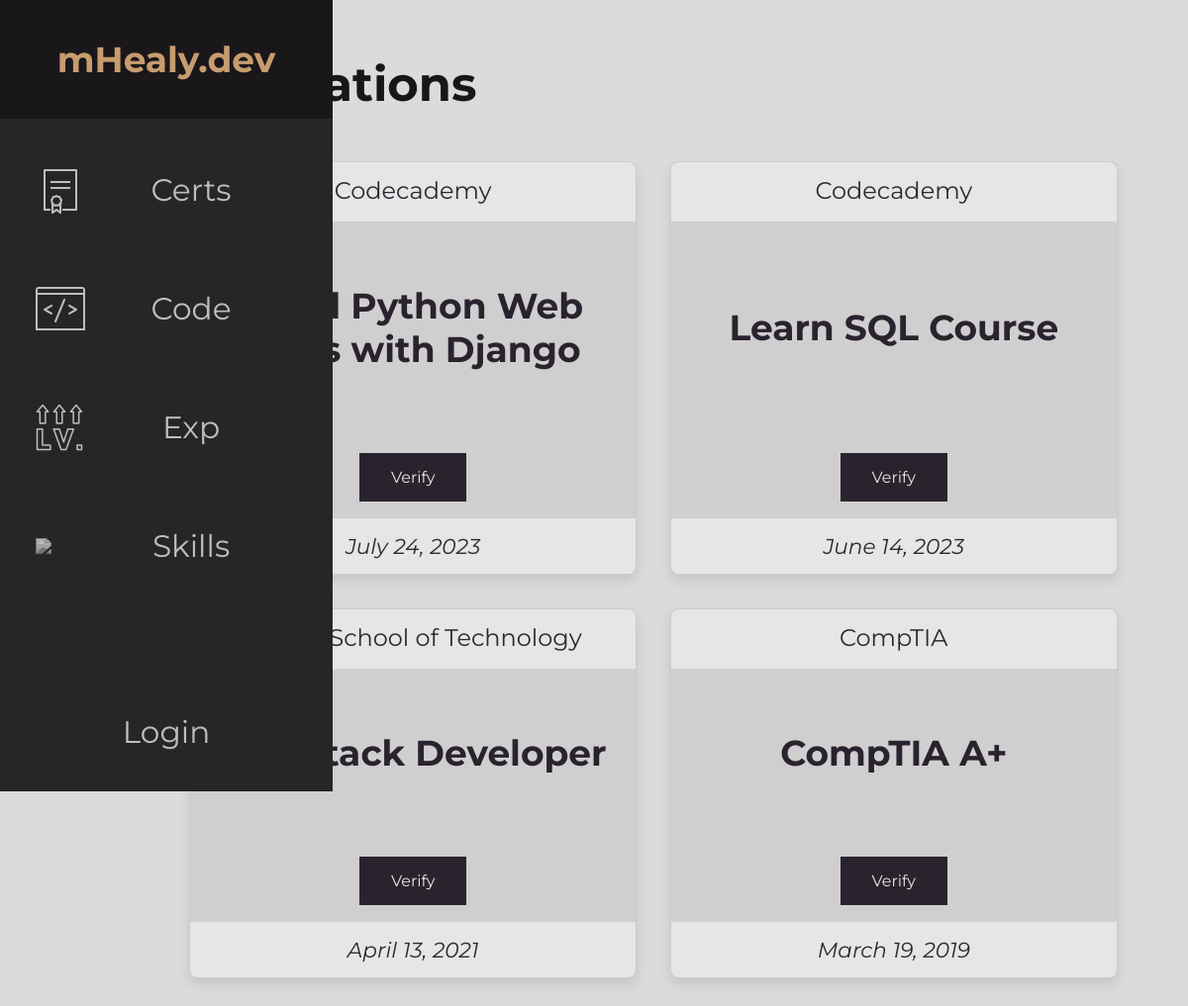
/certs/, run on an earlier commit of the app's database.
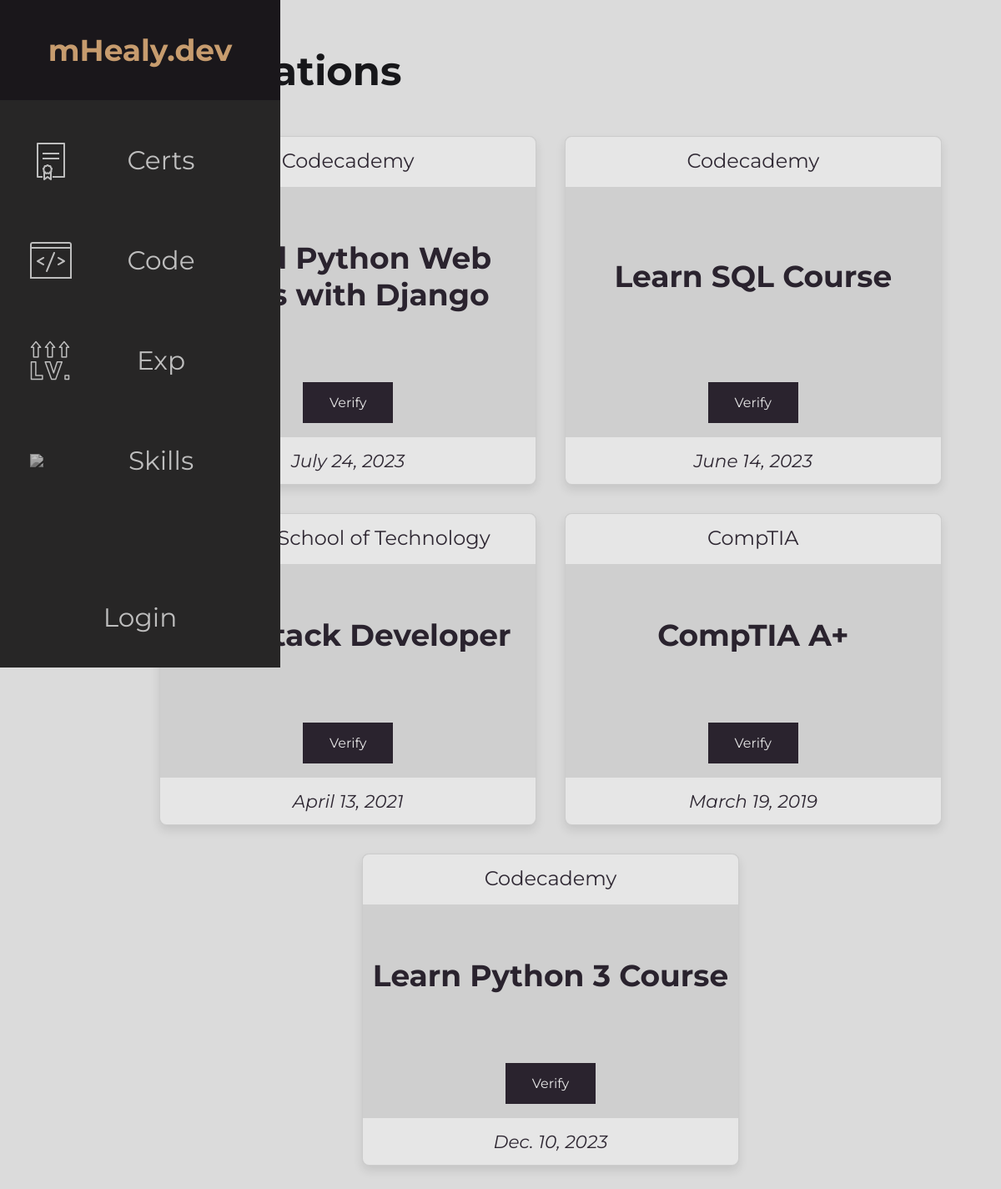
And on a later commit of the database.
### portfolio/models.py (models this page shows, shortened)
class Cert(models.Model):
    certifier = models.CharField(
        verbose_name="Certifier", max_length=256)
    cert_name = models.CharField(default="Proficiency Certificate",
                                 verbose_name="Certificate Name", max_length=256)
    date_achieved = models.DateField(
        verbose_name="Date Achieved", default=None)
    link = models.URLField(verbose_name="Link",
                           max_length=256, default="https://mhealy.dev")
    class Meta:
        ordering = ["-pk"]
        verbose_name = "Cert"
        verbose_name_plural = "Certs"

### portfolio/views.py (the view)
# urls.py: path("certs/", views.Certs.as_view(), name="certs"),
class Certs(ListView):
    model = models.Cert
    template_name = "portfolio/certs.html"

### portfolio/templates/portfolio/certs.html (shortened to what this page needs)
{% extends "base.html" %}
{% block head %}
{% load static %}
{% endblock %}
{% block content %}
<main>
  <h1>Certifications
  </h1>
  <div class="div__pt">
    <div class="div__ctr">
      {% for item in object_list reversed %}
      <div class="card bd--shadow align--center">
        <div class="card__hd">
          <div class="card__hd--txt">{{item.certifier}}</div>
        </div>
        <div class="card__bd align--center">
          <h5 class="card__ttl">{{item.cert_name}}</h5>
        </div>
        <div class="card__bd align--center">
          <a href="{{item.link}}" class="btn">Verify</a>
        </div>
        <div class="card__ft">
          {{item.date_achieved}}
        </div>
      </div>
      {% endfor %}
    </div>
  </div>
</main>
{% endblock %}

What changed in the data, as far as the page shows it:
added Cert: certifier "Codecademy", cert_name "Learn Python 3 Course", date_achieved "Dec. 10, 2023"
